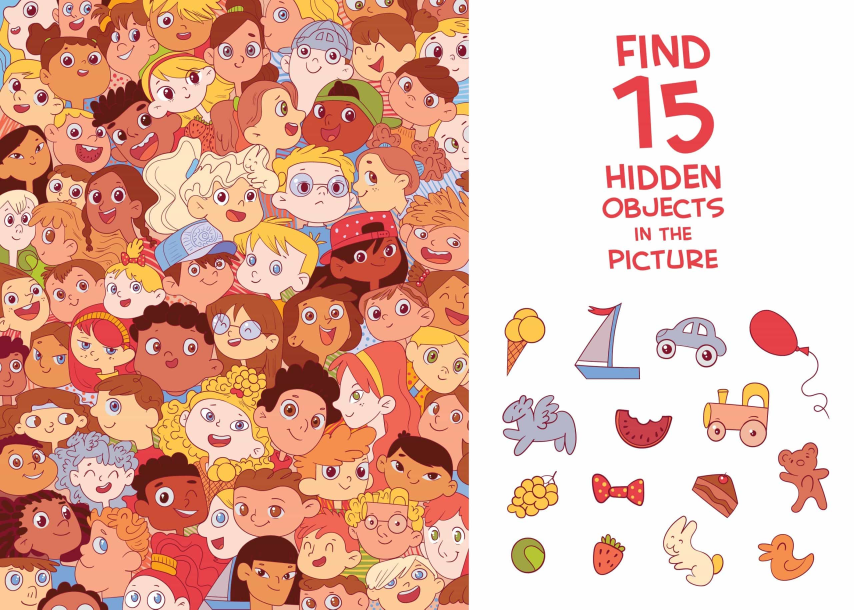
#> input picture 1/img.jpg, 2560 x 1829 px, found by its file name (shown at 1/3 size)
$ python main_segment.py
#> lines starting #> are read from the running program, lines starting #| are printed output that depends on the picture
import cv2
import numpy as np

lb_arr = (
    [0,255,0],
    [255,120,0],
    [241, 157, 129],
    [240, 205, 184],
    [255,95,179],
    [92,0,0],
    [255,255,0],
    [168,48,0],
    [175,0,0],
    [212,186,200],
    [255,152,124],
    [165,195,215],
    [255,0,0],
    [200,100,0],
    [0,0,255]
)

img = cv2.imread("1/img.jpg")
#> img is the input picture: shape (1829, 2560, 3); mean B, G, R 165.3, 181.6, 227.1
result_temp = img[830:, 1450:]
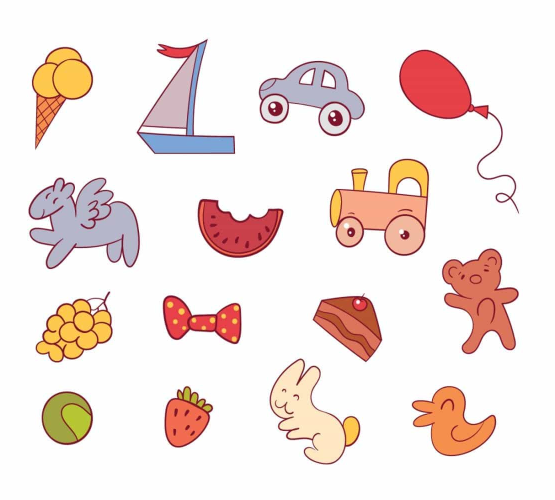
#> result_temp: shape (999, 1110, 3) (shown at 1/2 size); mean B, G, R 224.1, 228.2, 242.5
img = img[:, :1420]
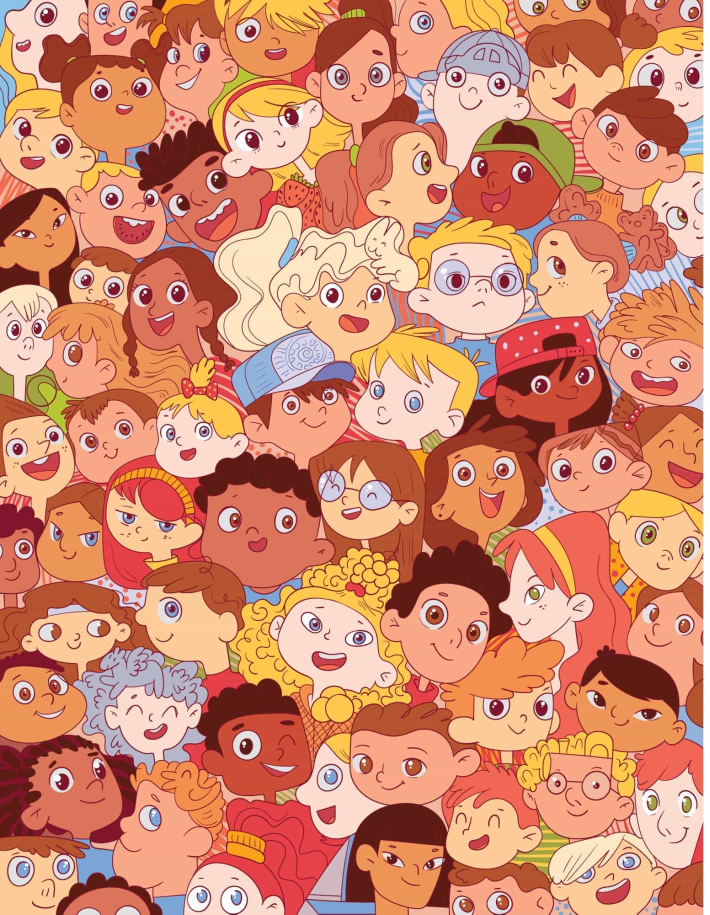
#> img: shape (1829, 1420, 3) (shown at 1/2 size); mean B, G, R 112.1, 139.9, 211.4

result = img.copy()
img = cv2.cvtColor(img, cv2.COLOR_BGR2GRAY)
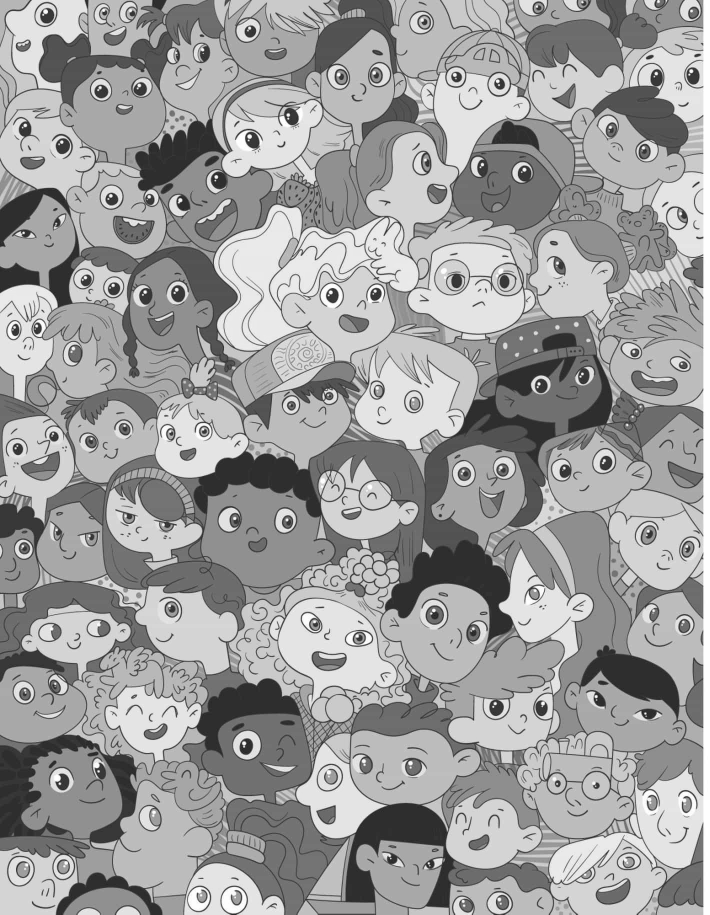
#> img: shape (1829, 1420) (shown at 1/2 size); min 14, max 255, mean 158.1
result_temp_gray = cv2.cvtColor(result_temp, cv2.COLOR_BGR2GRAY)
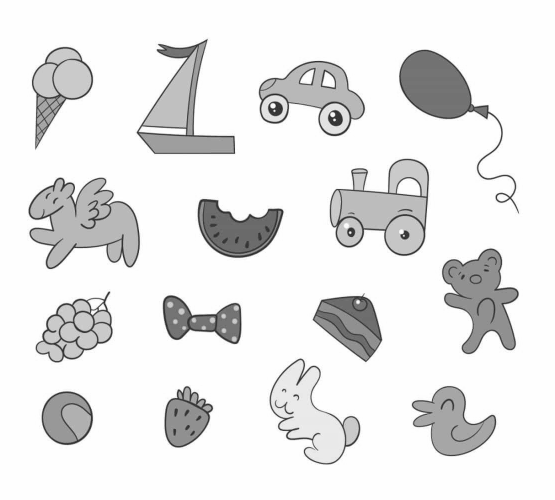
#> result_temp_gray: shape (999, 1110) (shown at 1/2 size); min 14, max 255, mean 232

h, w = img.shape[:2]
#> h = 1829; w = 1420

for i in range(0,15):
    template = cv2.imread("1/dataset/{}.png".format(i), cv2.COLOR_BGR2GRAY)
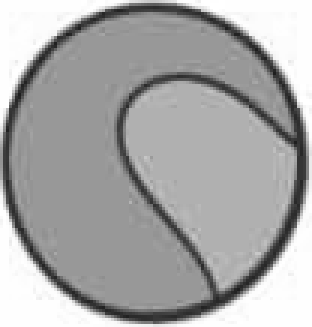
#> input picture 1/dataset/0.png, 104 x 109 px, found by its file name (shown 3 times larger)
#> template is the input picture: shape (109, 104); min 28, max 255, mean 168.4
    tH, tW = template.shape[:2]
#> tH = 109; tW = 104
    mask = cv2.imread("1/dataset/{}_mask.png".format(i))
#> (the run stopped early here; a loop or call above may not have finished)
